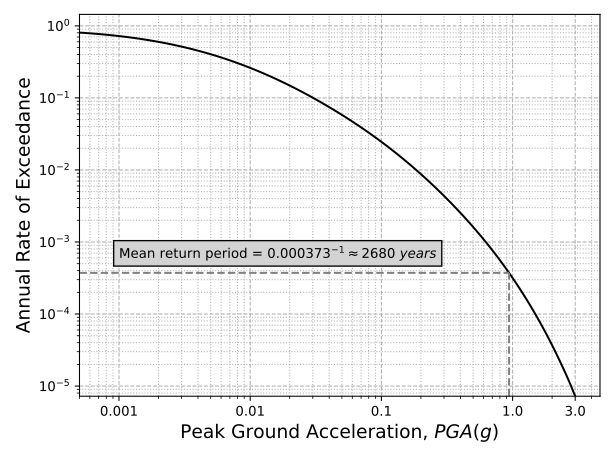

Generate this figure with Python:
import pandas as pd
import numpy as np
import matplotlib.pyplot as plt
from scipy.interpolate import interp1d

plt.interactive(True)

observed = 0.94
lat = 36.23808
lon = 36.13264

hazard_3125 = pd.read_csv("figure_4/PGA.csv")

levels = np.array([float(level.split("-")[1]) for level in hazard_3125.columns[3:]])
poes = np.array(hazard_3125.iloc[:, 3:]).flatten()
return_period_func = interp1d(levels, poes, kind="quadratic")
poe = return_period_func(observed)
return_period = poe ** -1

#%%
plt.figure()
plt.plot(levels, poes, color="black")
plt.xscale("log")
plt.yscale("log")
plt.grid(which="major", ls="dashed")
plt.grid(which="minor", ls="dotted")
plt.xlabel("Peak Ground Acceleration, $PGA (g)$", fontsize=14)
plt.ylabel("Annual Rate of Exceedance", fontsize=14)

plt.xlim(left=min(levels))
plt.ylim(bottom=min(poes))
plt.hlines(poe, min(levels), observed, color="gray", ls="dashed")
plt.vlines(observed, min(poes), poe, color="gray", ls="dashed")
xticks = [0.001, 0.01, 0.1, 1.0, 3.0]
plt.xticks(xticks, [str(tick) for tick in xticks])
text = f"Mean return period = ${poe:.6f}^{{-1}}\\approx{round(return_period, -1):.0f}\ years$"
t = plt.text(0.001, 0.0006, text)
t.set_bbox(dict(facecolor='lightgray', alpha=1, edgecolor='black'))
plt.tight_layout()
plt.savefig("figure_4/fig_4.svg")


